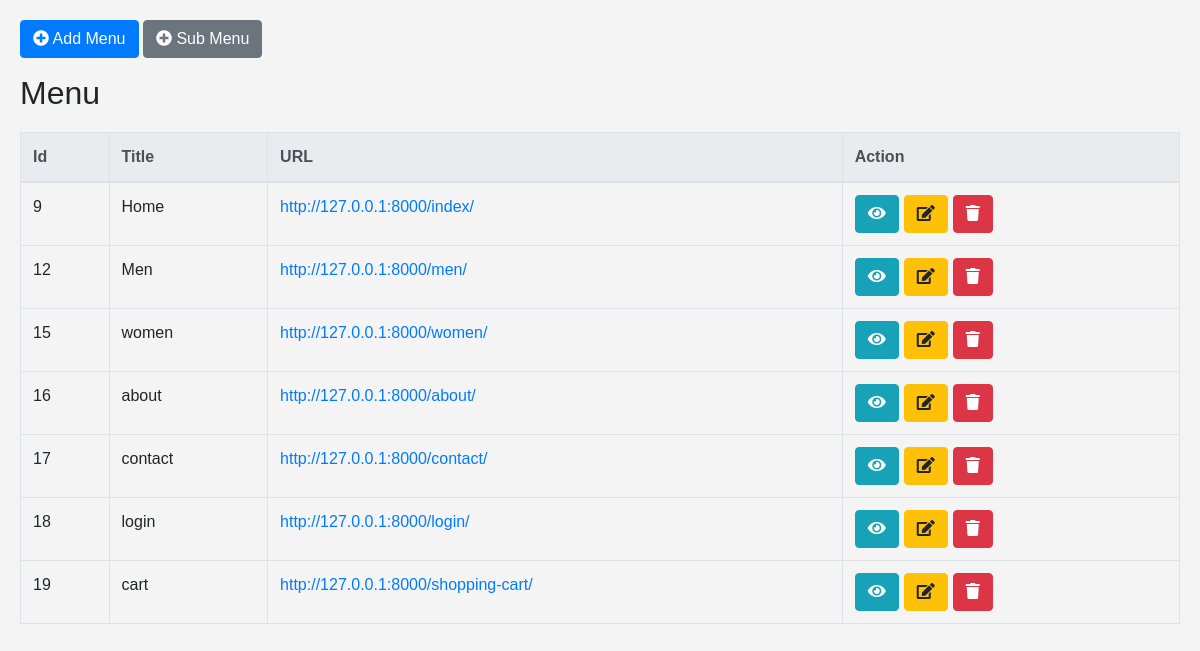
Before: /menu-table/ with the older database file.
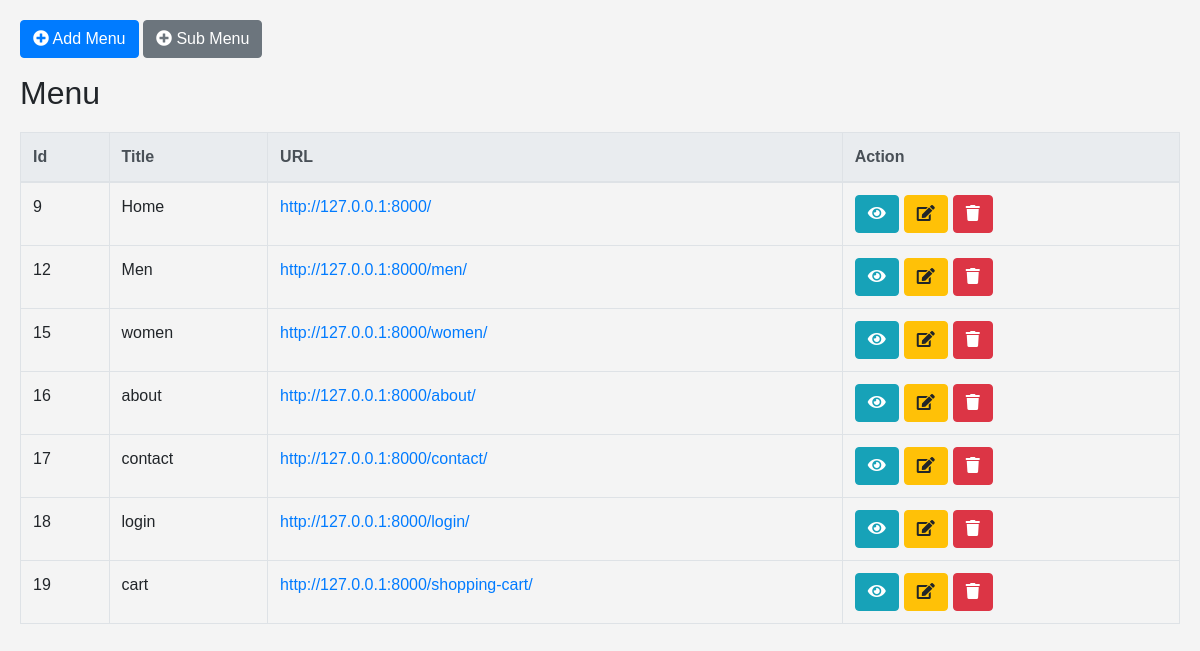
After: the same page with the newer database file.
### footwearapp/models.py (models this page shows, shortened)
class MenuForm(models.Model):
    id = models.AutoField(primary_key=True)
    title = models.CharField(max_length=100)
    url = models.URLField(max_length=200)

### footwearapp/views.py (the view)
# urls.py: path('menu-table/', views.menu_table, name='menu-table'),
def menu_table(request):
    data = MenuForm.objects.all()
    return render(request, 'menu-table.html', {'data': data})

### footwearapp/context_processors.py (called while the page is built)
def header_context(request):
    from .views import header
    return header(request)

### footwearapp/views.py (called while the page is built)
def header(request):
    menu_items = MenuForm.objects.all()
    data = BadgeMenu.objects.all()
    context = {'menu_items': menu_items, 'data': data}
    return context

### templates/menu-table.html (shortened to what this page needs)
<!DOCTYPE html>
<html lang="en">
<head>
    <link href="https://stackpath.bootstrapcdn.com/bootstrap/4.5.2/css/bootstrap.min.css" rel="stylesheet">
    <link rel="stylesheet" href="https://cdnjs.cloudflare.com/ajax/libs/font-awesome/5.15.4/css/all.min.css">
</head>
<body>
    <div class="content" id="menu-content">
        <a href="{% url 'menu-form'  %}" class="btn btn-primary mb-3">
            <i class="fas fa-plus-circle"></i> Add Menu
        </a>
        <a href="{% url 'submenu'  %}" class="btn btn-secondary mb-3">
            <i class="fas fa-plus-circle"></i> Sub Menu
        </a>
        <h2>Menu</h2>
        <form method="post">
            <div class="table-responsive table-container">
                <table class="table table-bordered">
                    <thead class="thead-light">
                        <tr>
                            <th>Id</th>
                            <th>Title</th>
                            <th>URL</th>
                            <th>Action</th>
                        </tr>
                    </thead>
                    <tbody>
                        {% for i in data %}
                        <tr>
                            <td>{{i.id}}</td>
                            <td>{{i.title}}</td>
                            <td>
                                <a href="{{i.url}}">{{i.url}}</a>
                            </td>
                            <td>
                                <div class="btntd">
                                    <a type="button" class="btn btn-info" data-toggle="modal" data-target="#viewModal{{i.id}}">
                                        <i class="fa fa-eye"></i>
                                    </a>
                                    <a href="{% url 'menu_edit' id=i.id %}" class="btn btn-warning">
                                        <i class="fas fa-edit"></i>
                                    </a>
                                    <a href="{% url 'menu_delete' id=i.id %}" class="btn btn-danger">
                                        <i class="fa fa-trash"></i>
                                    </a>
                                </div>
                            </td>
                        </tr>
                        {% endfor %}
                    </tbody>
                </table>
            </div>
        </form>
    </div>
</body>
</html>

Changed rows visible on the page:
changed MenuForm "Home": url "http://127.0.0.1:8000/index/" → "http://127.0.0.1:8000/"
